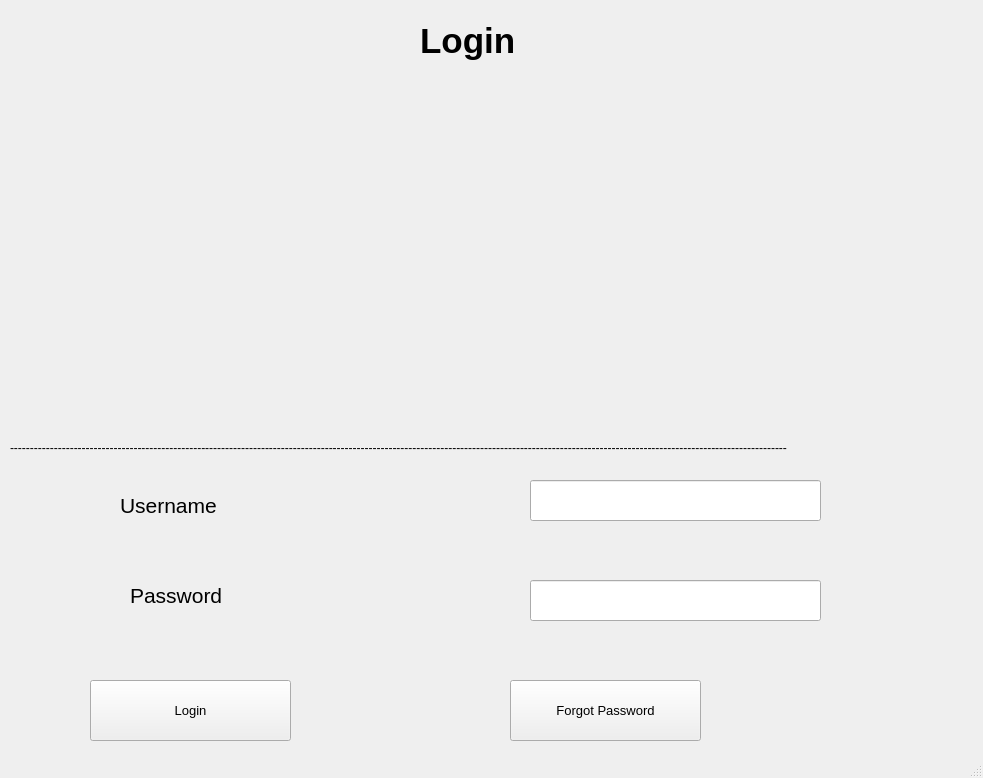
<?xml version="1.0" encoding="UTF-8"?>
<ui version="4.0">
 <class>login</class>
 <widget class="QMainWindow" name="login">
  <property name="geometry">
   <rect>
    <x>0</x>
    <y>0</y>
    <width>983</width>
    <height>778</height>
   </rect>
  </property>
  <property name="windowTitle">
   <string>MainWindow</string>
  </property>
  <property name="styleSheet">
   <string notr="true"/>
  </property>
  <widget class="QWidget" name="centralwidget">
   <widget class="QPushButton" name="Login">
    <property name="geometry">
     <rect>
      <x>90</x>
      <y>680</y>
      <width>201</width>
      <height>61</height>
     </rect>
    </property>
    <property name="sizePolicy">
     <sizepolicy hsizetype="Fixed" vsizetype="Fixed">
      <horstretch>0</horstretch>
      <verstretch>0</verstretch>
     </sizepolicy>
    </property>
    <property name="font">
     <font>
      <family>MS Shell Dlg 2</family>
      <pointsize>10</pointsize>
      <weight>50</weight>
      <bold>false</bold>
     </font>
    </property>
    <property name="mouseTracking">
     <bool>true</bool>
    </property>
    <property name="text">
     <string>Login</string>
    </property>
   </widget>
   <widget class="QLineEdit" name="lineEdit">
    <property name="geometry">
     <rect>
      <x>530</x>
      <y>480</y>
      <width>291</width>
      <height>41</height>
     </rect>
    </property>
    <property name="sizePolicy">
     <sizepolicy hsizetype="Fixed" vsizetype="Fixed">
      <horstretch>0</horstretch>
      <verstretch>0</verstretch>
     </sizepolicy>
    </property>
    <property name="mouseTracking">
     <bool>true</bool>
    </property>
   </widget>
   <widget class="QLineEdit" name="lineEdit_2">
    <property name="geometry">
     <rect>
      <x>530</x>
      <y>580</y>
      <width>291</width>
      <height>41</height>
     </rect>
    </property>
    <property name="sizePolicy">
     <sizepolicy hsizetype="Fixed" vsizetype="Fixed">
      <horstretch>0</horstretch>
      <verstretch>0</verstretch>
     </sizepolicy>
    </property>
    <property name="mouseTracking">
     <bool>true</bool>
    </property>
    <property name="text">
     <string/>
    </property>
    <property name="echoMode">
     <enum>QLineEdit::Password</enum>
    </property>
   </widget>
   <widget class="QPushButton" name="pushButton_2">
    <property name="geometry">
     <rect>
      <x>510</x>
      <y>680</y>
      <width>191</width>
      <height>61</height>
     </rect>
    </property>
    <property name="sizePolicy">
     <sizepolicy hsizetype="Fixed" vsizetype="Fixed">
      <horstretch>0</horstretch>
      <verstretch>0</verstretch>
     </sizepolicy>
    </property>
    <property name="font">
     <font>
      <pointsize>10</pointsize>
     </font>
    </property>
    <property name="mouseTracking">
     <bool>true</bool>
    </property>
    <property name="text">
     <string>Forgot Password</string>
    </property>
   </widget>
   <widget class="QLabel" name="label">
    <property name="geometry">
     <rect>
      <x>120</x>
      <y>480</y>
      <width>161</width>
      <height>51</height>
     </rect>
    </property>
    <property name="sizePolicy">
     <sizepolicy hsizetype="Fixed" vsizetype="Fixed">
      <horstretch>0</horstretch>
      <verstretch>0</verstretch>
     </sizepolicy>
    </property>
    <property name="font">
     <font>
      <pointsize>16</pointsize>
     </font>
    </property>
    <property name="mouseTracking">
     <bool>true</bool>
    </property>
    <property name="text">
     <string>Username</string>
    </property>
    <property name="scaledContents">
     <bool>true</bool>
    </property>
   </widget>
   <widget class="QLabel" name="label_2">
    <property name="geometry">
     <rect>
      <x>130</x>
      <y>570</y>
      <width>171</width>
      <height>51</height>
     </rect>
    </property>
    <property name="sizePolicy">
     <sizepolicy hsizetype="Fixed" vsizetype="Fixed">
      <horstretch>0</horstretch>
      <verstretch>0</verstretch>
     </sizepolicy>
    </property>
    <property name="font">
     <font>
      <pointsize>16</pointsize>
     </font>
    </property>
    <property name="mouseTracking">
     <bool>true</bool>
    </property>
    <property name="text">
     <string>Password</string>
    </property>
   </widget>
   <widget class="QLabel" name="label_3">
    <property name="geometry">
     <rect>
      <x>420</x>
      <y>10</y>
      <width>171</width>
      <height>61</height>
     </rect>
    </property>
    <property name="sizePolicy">
     <sizepolicy hsizetype="Fixed" vsizetype="Fixed">
      <horstretch>0</horstretch>
      <verstretch>0</verstretch>
     </sizepolicy>
    </property>
    <property name="font">
     <font>
      <pointsize>26</pointsize>
      <weight>75</weight>
      <bold>true</bold>
     </font>
    </property>
    <property name="mouseTracking">
     <bool>true</bool>
    </property>
    <property name="text">
     <string>Login</string>
    </property>
   </widget>
   <widget class="QLabel" name="label_4">
    <property name="geometry">
     <rect>
      <x>10</x>
      <y>80</y>
      <width>961</width>
      <height>351</height>
     </rect>
    </property>
    <property name="sizePolicy">
     <sizepolicy hsizetype="Fixed" vsizetype="Fixed">
      <horstretch>0</horstretch>
      <verstretch>0</verstretch>
     </sizepolicy>
    </property>
    <property name="mouseTracking">
     <bool>true</bool>
    </property>
    <property name="text">
     <string notr="true"/>
    </property>
    <property name="pixmap">
     <pixmap>l1.png</pixmap>
    </property>
    <property name="scaledContents">
     <bool>true</bool>
    </property>
    <property name="wordWrap">
     <bool>false</bool>
    </property>
    <property name="openExternalLinks">
     <bool>false</bool>
    </property>
   </widget>
   <widget class="QLabel" name="label_5">
    <property name="geometry">
     <rect>
      <x>10</x>
      <y>440</y>
      <width>961</width>
      <height>16</height>
     </rect>
    </property>
    <property name="sizePolicy">
     <sizepolicy hsizetype="Fixed" vsizetype="Fixed">
      <horstretch>0</horstretch>
      <verstretch>0</verstretch>
     </sizepolicy>
    </property>
    <property name="mouseTracking">
     <bool>true</bool>
    </property>
    <property name="text">
     <string>---------------------------------------------------------------------------------------------------------------------------------------------------------------------------------------------------</string>
    </property>
   </widget>
  </widget>
  <widget class="QStatusBar" name="statusbar"/>
 </widget>
 <resources/>
 <connections/>
</ui>
